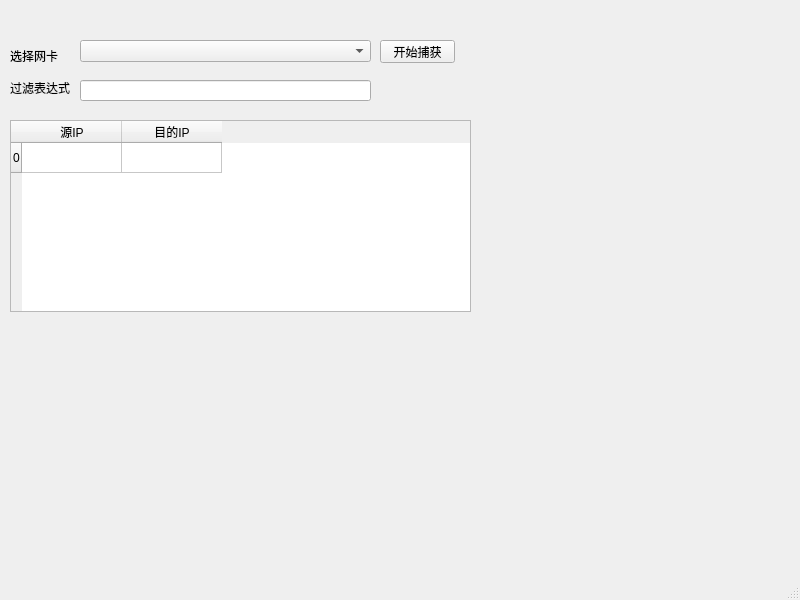
<?xml version="1.0" encoding="UTF-8"?>
<ui version="4.0">
 <class>MainWindow</class>
 <widget class="QMainWindow" name="MainWindow">
  <property name="geometry">
   <rect>
    <x>0</x>
    <y>0</y>
    <width>800</width>
    <height>600</height>
   </rect>
  </property>
  <property name="windowTitle">
   <string>MainWindow</string>
  </property>
  <widget class="QWidget" name="centralwidget">
   <widget class="QPushButton" name="pushButton">
    <property name="geometry">
     <rect>
      <x>380</x>
      <y>40</y>
      <width>75</width>
      <height>23</height>
     </rect>
    </property>
    <property name="text">
     <string>开始捕获</string>
    </property>
   </widget>
   <widget class="QComboBox" name="comboBox">
    <property name="geometry">
     <rect>
      <x>80</x>
      <y>40</y>
      <width>291</width>
      <height>22</height>
     </rect>
    </property>
   </widget>
   <widget class="QLabel" name="label">
    <property name="geometry">
     <rect>
      <x>10</x>
      <y>50</y>
      <width>54</width>
      <height>12</height>
     </rect>
    </property>
    <property name="text">
     <string>选择网卡</string>
    </property>
   </widget>
   <widget class="QLineEdit" name="lineEdit">
    <property name="geometry">
     <rect>
      <x>80</x>
      <y>80</y>
      <width>291</width>
      <height>21</height>
     </rect>
    </property>
   </widget>
   <widget class="QLabel" name="label_2">
    <property name="geometry">
     <rect>
      <x>10</x>
      <y>80</y>
      <width>71</width>
      <height>16</height>
     </rect>
    </property>
    <property name="text">
     <string>过滤表达式</string>
    </property>
   </widget>
   <widget class="QTableWidget" name="tableWidget">
    <property name="geometry">
     <rect>
      <x>10</x>
      <y>120</y>
      <width>461</width>
      <height>192</height>
     </rect>
    </property>
    <row>
     <property name="text">
      <string>0</string>
     </property>
    </row>
    <column>
     <property name="text">
      <string>源IP</string>
     </property>
    </column>
    <column>
     <property name="text">
      <string>目的IP</string>
     </property>
    </column>
   </widget>
  </widget>
  <widget class="QMenuBar" name="menubar">
   <property name="geometry">
    <rect>
     <x>0</x>
     <y>0</y>
     <width>800</width>
     <height>23</height>
    </rect>
   </property>
  </widget>
  <widget class="QStatusBar" name="statusbar"/>
 </widget>
 <resources/>
 <connections/>
</ui>
